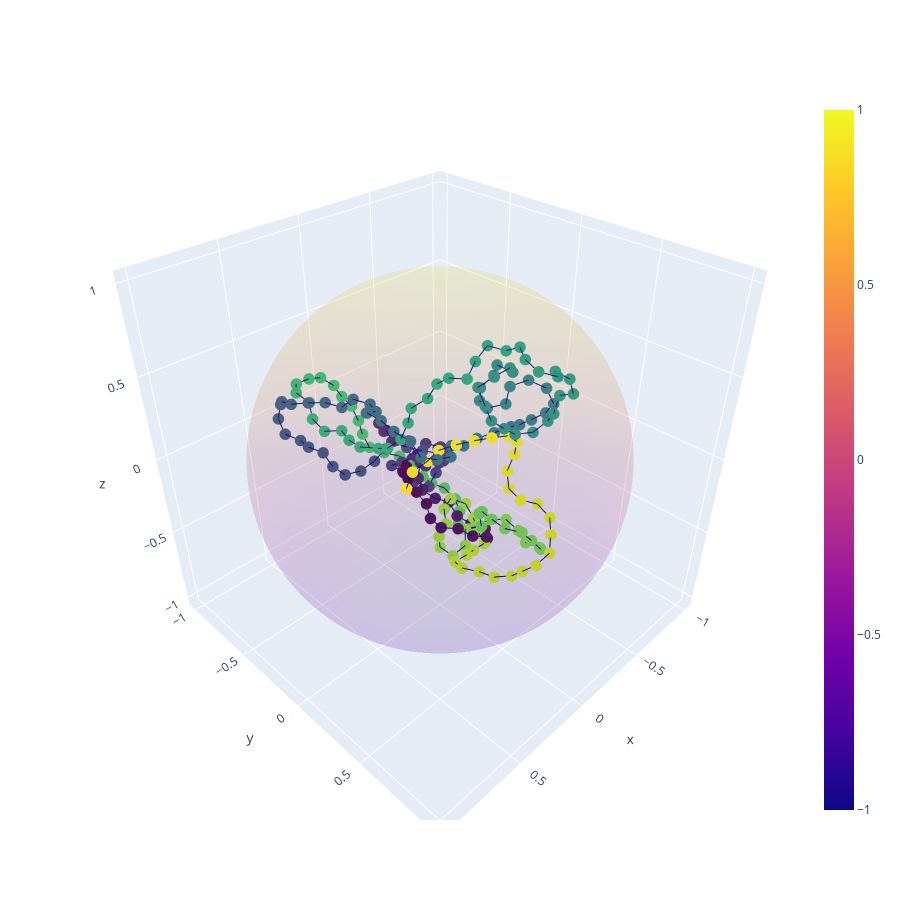

The notebook cell saved with this chart:
### Code cell
plot_structure_in_sphere(synthetic_biological_structure)

### Figure 1 — Plotly figure (JSON) as saved in the notebook; plotly's stock layout.template omitted (floating-point values rounded to 4 significant figures; data arrays with more than 128 entries replaced by an {"elided": "..."} marker saying what was removed)
{"data": [{"opacity": 0.1, "type": "surface", "x": {"elided": "100x100 float values"}, "y": {"elided": "100x100 float values"}, "z": {"elided": "100x100 float values"}}, {"line": {"color": "darkblue", "width": 2}, "marker": {"color": {"elided": "202 int values"}, "colorscale": [[0, "#440154"], [0.1111, "#482878"], [0.2222, "#3e4989"], [0.3333, "#31688e"], [0.4444, "#26828e"], [0.5556, "#1f9e89"], [0.6667, "#35b779"], [0.7778, "#6ece58"], [0.8889, "#b5de2b"], [1, "#fde725"]], "size": 4}, "type": "scatter3d", "x": {"elided": "202 float values"}, "y": {"elided": "202 float values"}, "z": {"elided": "202 float values"}}], "layout": {"height": 900, "width": 900}}
